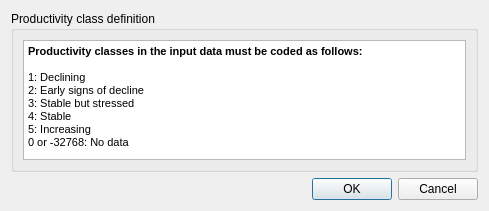
<?xml version="1.0" encoding="UTF-8"?>
<ui version="4.0">
 <class>DlgImportProd</class>
 <widget class="QDialog" name="DlgImportProd">
  <property name="windowModality">
   <enum>Qt::ApplicationModal</enum>
  </property>
  <property name="geometry">
   <rect>
    <x>0</x>
    <y>0</y>
    <width>489</width>
    <height>200</height>
   </rect>
  </property>
  <property name="sizePolicy">
   <sizepolicy hsizetype="Preferred" vsizetype="Preferred">
    <horstretch>0</horstretch>
    <verstretch>0</verstretch>
   </sizepolicy>
  </property>
  <property name="windowTitle">
   <string>Load a Custom Land Productivity Dataset</string>
  </property>
  <property name="modal">
   <bool>true</bool>
  </property>
  <layout class="QVBoxLayout" name="verticalLayout">
   <item>
    <widget class="QGroupBox" name="groupBox_lc_agg">
     <property name="enabled">
      <bool>true</bool>
     </property>
     <property name="title">
      <string>Productivity class definition</string>
     </property>
     <layout class="QGridLayout" name="gridLayout_2">
      <item row="0" column="0">
       <widget class="QTextBrowser" name="textBrowser">
        <property name="minimumSize">
         <size>
          <width>0</width>
          <height>120</height>
         </size>
        </property>
        <property name="autoFillBackground">
         <bool>false</bool>
        </property>
        <property name="frameShape">
         <enum>QFrame::StyledPanel</enum>
        </property>
        <property name="html">
         <string>&lt;!DOCTYPE HTML PUBLIC &quot;-//W3C//DTD HTML 4.0//EN&quot; &quot;http://www.w3.org/TR/REC-html40/strict.dtd&quot;&gt;
&lt;html&gt;&lt;head&gt;&lt;meta name=&quot;qrichtext&quot; content=&quot;1&quot; /&gt;&lt;style type=&quot;text/css&quot;&gt;
p, li { white-space: pre-wrap; }
&lt;/style&gt;&lt;/head&gt;&lt;body style=&quot; font-family:'MS Shell Dlg 2'; font-size:8.25pt; font-weight:400; font-style:normal;&quot;&gt;
&lt;p style=&quot; margin-top:0px; margin-bottom:0px; margin-left:0px; margin-right:0px; -qt-block-indent:0; text-indent:0px;&quot;&gt;&lt;span style=&quot; font-size:8pt; font-weight:600;&quot;&gt;Productivity classes in the input data must be coded as follows:&lt;/span&gt;&lt;/p&gt;
&lt;p style=&quot;-qt-paragraph-type:empty; margin-top:0px; margin-bottom:0px; margin-left:0px; margin-right:0px; -qt-block-indent:0; text-indent:0px; font-size:8pt;&quot;&gt;&lt;br /&gt;&lt;/p&gt;
&lt;p style=&quot; margin-top:0px; margin-bottom:0px; margin-left:0px; margin-right:0px; -qt-block-indent:0; text-indent:0px;&quot;&gt;&lt;span style=&quot; font-size:8pt;&quot;&gt;1: Declining&lt;/span&gt;&lt;/p&gt;
&lt;p style=&quot; margin-top:0px; margin-bottom:0px; margin-left:0px; margin-right:0px; -qt-block-indent:0; text-indent:0px;&quot;&gt;&lt;span style=&quot; font-size:8pt;&quot;&gt;2: Early signs of decline&lt;/span&gt;&lt;/p&gt;
&lt;p style=&quot; margin-top:0px; margin-bottom:0px; margin-left:0px; margin-right:0px; -qt-block-indent:0; text-indent:0px;&quot;&gt;&lt;span style=&quot; font-size:8pt;&quot;&gt;3: Stable but stressed&lt;/span&gt;&lt;/p&gt;
&lt;p style=&quot; margin-top:0px; margin-bottom:0px; margin-left:0px; margin-right:0px; -qt-block-indent:0; text-indent:0px;&quot;&gt;&lt;span style=&quot; font-size:8pt;&quot;&gt;4: Stable&lt;/span&gt;&lt;/p&gt;
&lt;p style=&quot; margin-top:0px; margin-bottom:0px; margin-left:0px; margin-right:0px; -qt-block-indent:0; text-indent:0px;&quot;&gt;&lt;span style=&quot; font-size:8pt;&quot;&gt;5: Increasing&lt;/span&gt;&lt;/p&gt;
&lt;p style=&quot; margin-top:0px; margin-bottom:0px; margin-left:0px; margin-right:0px; -qt-block-indent:0; text-indent:0px;&quot;&gt;&lt;span style=&quot; font-size:8pt;&quot;&gt;0 or -32768: No data&lt;/span&gt;&lt;/p&gt;&lt;/body&gt;&lt;/html&gt;</string>
        </property>
       </widget>
      </item>
     </layout>
    </widget>
   </item>
   <item>
    <widget class="QDialogButtonBox" name="btnBox">
     <property name="orientation">
      <enum>Qt::Horizontal</enum>
     </property>
     <property name="standardButtons">
      <set>QDialogButtonBox::Cancel|QDialogButtonBox::Ok</set>
     </property>
    </widget>
   </item>
  </layout>
 </widget>
 <resources/>
 <connections>
  <connection>
   <sender>btnBox</sender>
   <signal>accepted()</signal>
   <receiver>DlgImportProd</receiver>
   <slot>accept()</slot>
   <hints>
    <hint type="sourcelabel">
     <x>248</x>
     <y>254</y>
    </hint>
    <hint type="destinationlabel">
     <x>157</x>
     <y>274</y>
    </hint>
   </hints>
  </connection>
  <connection>
   <sender>btnBox</sender>
   <signal>rejected()</signal>
   <receiver>DlgImportProd</receiver>
   <slot>reject()</slot>
   <hints>
    <hint type="sourcelabel">
     <x>316</x>
     <y>260</y>
    </hint>
    <hint type="destinationlabel">
     <x>286</x>
     <y>274</y>
    </hint>
   </hints>
  </connection>
 </connections>
</ui>
